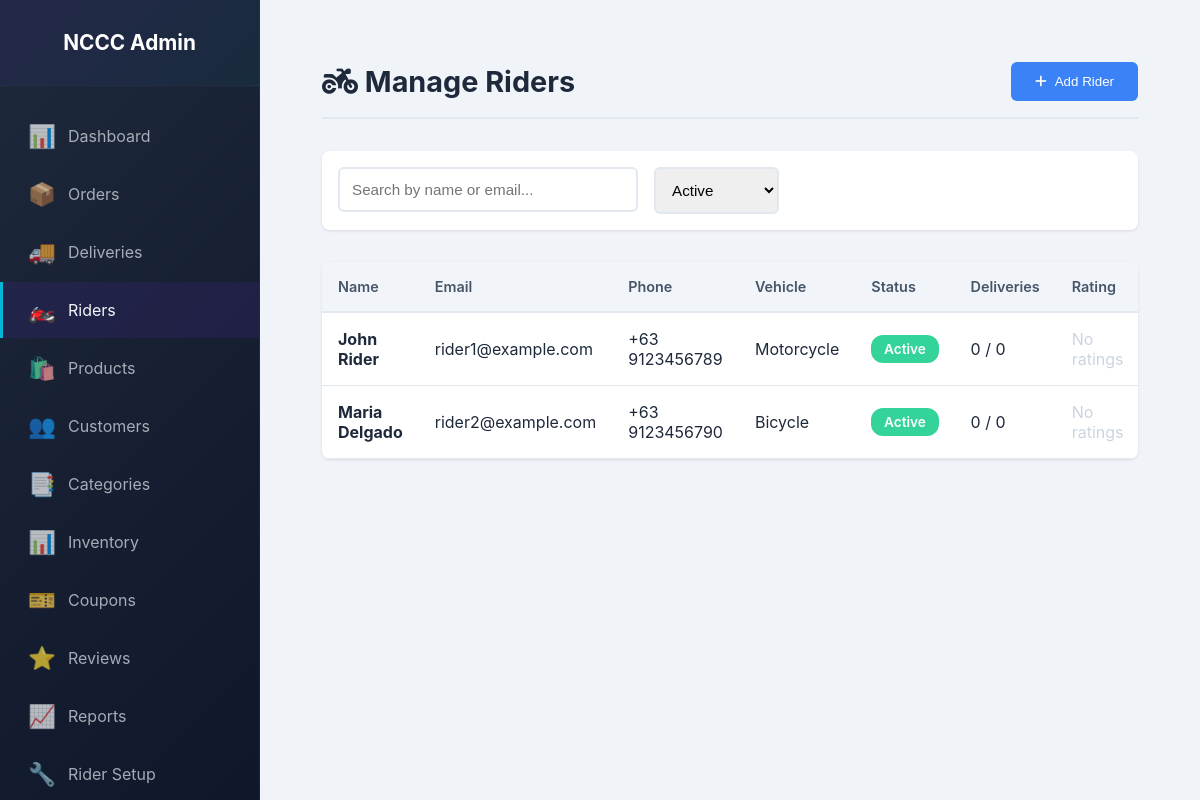
Screenshot of /admin/riders.php?filter_status=active (signed in) with the database file from the repository.
### tables this page shows
CREATE TABLE `riders` (
  `rider_id` int(11) NOT NULL,
  `first_name` varchar(100) NOT NULL,
  `last_name` varchar(100) NOT NULL,
  `email` varchar(100) NOT NULL,
  `phone` varchar(20) NOT NULL,
  `password_hash` varchar(255) NOT NULL,
  `vehicle_type` enum('motorcycle','bicycle','car','truck') NOT NULL,
  `vehicle_plate` varchar(20) DEFAULT NULL,
  `status` enum('active','inactive','suspended') DEFAULT 'active',
  `is_verified` tinyint(1) DEFAULT 0,
  `rating` decimal(3,2) DEFAULT 0.00,
  `total_deliveries` int(11) DEFAULT 0,
  `completed_deliveries` int(11) DEFAULT 0,
  `created_at` timestamp NOT NULL DEFAULT current_timestamp(),
  `updated_at` timestamp NOT NULL DEFAULT current_timestamp() ON UPDATE current_timestamp()
);

### admin/riders.php (the view, shortened to what this page needs)
<?php
$conn = getDBConnection();
$search = $_GET['search'] ?? '';
$filter_status = $_GET['filter_status'] ?? '';
$where_clause = "";
$params = [];
$types = "";
if (!empty($filter_status)) {
    if (empty($where_clause)) {
        $where_clause = " WHERE status = ?";
    } else {
        $where_clause .= " AND status = ?";
    }
    $params[] = $filter_status;
    $types .= "s";
}
$query = "SELECT * FROM riders $where_clause ORDER BY created_at DESC";
$stmt = $conn->prepare($query);
if (!empty($params)) {
    $stmt->bind_param($types, ...$params);
}
$stmt->execute();
$result = $stmt->get_result();
$riders = [];
while ($row = $result->fetch_assoc()) {
    $riders[] = $row;
}
?>
<!DOCTYPE html>
<html lang="en">
<head>
    <link rel="stylesheet" href="../admin/admin-styles.css">
    <link rel="stylesheet" href="https://cdnjs.cloudflare.com/ajax/libs/font-awesome/6.4.0/css/all.min.css">
</head>
<body>
    <div class="admin-wrapper">
        <?php include 'sidebar.php'; ?>
        <main class="admin-main">
            <div class="riders-container">
        <div class="page-header">
            <h1><i class="fas fa-motorcycle"></i> Manage Riders</h1>
            <button class="btn-primary" onclick="openAddModal()">
                <i class="fas fa-plus"></i> Add Rider
            </button>
        </div>
        <div class="controls">
            <div class="search-box">
                <form method="GET" style="display: flex;">
                    <input type="text" name="search" placeholder="Search by name or email..." value="<?php echo htmlspecialchars($search); ?>">
                </form>
            </div>
            <select class="filter-select" onchange="location.href='?filter_status=' + this.value">
                <option value="active" <?php echo ($filter_status === 'active' ? 'selected' : ''); ?>>Active</option>
            </select>
        </div>
        <?php if (empty($riders)): ?>
            <div class="riders-table">
                <div class="empty-state">
                    <i class="fas fa-inbox"></i>
                    <p>No riders found</p>
                </div>
            </div>
        <?php else: ?>
            <div class="riders-table">
                <table>
                    <thead>
                        <tr>
                            <th>Name</th>
                            <th>Email</th>
                            <th>Phone</th>
                            <th>Vehicle</th>
                            <th>Status</th>
                            <th>Deliveries</th>
                            <th>Rating</th>
                        </tr>
                    </thead>
                    <tbody>
                        <?php foreach ($riders as $rider): ?>
                            <tr>
                                <td><strong><?php echo htmlspecialchars($rider['first_name'] . ' ' . $rider['last_name']); ?></strong></td>
                                <td><?php echo htmlspecialchars($rider['email']); ?></td>
                                <td><?php echo htmlspecialchars($rider['phone']); ?></td>
                                <td><?php echo htmlspecialchars(ucfirst($rider['vehicle_type'])); ?></td>
                                <td>
                                    <span class="status-badge <?php echo $rider['status']; ?>">
                                        <?php echo ucfirst($rider['status']); ?>
                                    </span>
                                </td>
                                <td><?php echo $rider['completed_deliveries'] . ' / ' . $rider['total_deliveries']; ?></td>
                                <td>
                                    <?php if ($rider['total_deliveries'] > 0): ?>
                                        <span style="color: #f59e0b;">★</span> <?php echo number_format($rider['rating'], 1); ?>
                                    <?php else: ?>
                                        <span style="color: #cbd5e1;">No ratings</span>
                                    <?php endif; ?>
                                </td>
                            </tr>
                        <?php endforeach; ?>
                    </tbody>
                </table>
            </div>
        <?php endif; ?>
    </div>
        </main>
    </div>
</body>
</html>

### admin/admin-styles.css (style rules this page uses)
* { margin: 0; padding: 0; box-sizing: border-box; }
html, body { overflow-x: hidden; }
body { font-family: 'Inter', -apple-system, BlinkMacSystemFont, 'Segoe UI', Roboto, 'Helvetica Neue', Arial, sans-serif; background: #f0f4f8; color: #1e293b; }
.admin-wrapper { display: flex; min-height: 100vh; }
.admin-main { margin-left: 80px; flex: 1; padding: 30px; width: 100%; min-width: 0; transition: margin-left 0.4s cubic-bezier(0.4, 0, 0.2, 1); }
.status-badge { padding: 6px 14px; border-radius: 20px; font-size: 0.75rem; font-weight: 600; display: inline-block; text-transform: capitalize; white-space: nowrap; }
.btn-primary { background: linear-gradient(135deg, #5b21b6, #06b6d4); color: white; }
.search-box { position: relative; flex: 1; max-width: 300px; }
.search-box input { width: 100%; padding: 8px 12px 8px 35px; border: 2px solid #e2e8f0; border-radius: 6px; font-size: 0.9rem; }

### admin/riders.php (style rules this page uses)
.riders-container { padding: 2rem; }
.page-header { display: flex; justify-content: space-between; align-items: center; margin-bottom: 2rem; border-bottom: 2px solid #e2e8f0; padding-bottom: 1rem; }
.page-header h1 { font-size: 1.8rem; color: #1e293b; }
.btn-primary { background: #3b82f6; color: white; padding: 0.75rem 1.5rem; border: none; border-radius: 6px; cursor: pointer; text-decoration: none; display: inline-flex; align-items: center; gap: 0.5rem; font-weight: 500; transition: all 0.3s ease; }
.controls { display: flex; gap: 1rem; margin-bottom: 2rem; flex-wrap: wrap; background: white; padding: 1rem; border-radius: 8px; box-shadow: 0 1px 3px rgba(0, 0, 0, 0.1); }
.search-box { flex: 1; min-width: 250px; }
.search-box input { width: 100%; padding: 0.75rem; border: 2px solid #e2e8f0; border-radius: 6px; font-size: 0.95rem; }
.filter-select { padding: 0.75rem; border: 2px solid #e2e8f0; border-radius: 6px; font-size: 0.95rem; cursor: pointer; }
.riders-table { background: white; border-radius: 8px; overflow: hidden; box-shadow: 0 1px 3px rgba(0, 0, 0, 0.1); }
table { width: 100%; border-collapse: collapse; }
thead { background: #f1f5f9; border-bottom: 2px solid #e2e8f0; }
th { padding: 1rem; text-align: left; font-weight: 600; color: #475569; font-size: 0.9rem; }
td { padding: 1rem; border-bottom: 1px solid #e2e8f0; color: #1e293b; }
.status-badge { display: inline-block; padding: 0.4rem 0.8rem; border-radius: 12px; font-size: 0.85rem; font-weight: 600; color: white; }
.status-badge.active { background: #34d399; }

### rows the page displays
riders: first_name+last_name "John Rider", email "rider1@example.com", phone "+63 9123456789", vehicle_type "Motorcycle", status "Active", completed_deliveries "0", total_deliveries "0", shows "No ratings"
riders: first_name+last_name "Maria Delgado", email "rider2@example.com", phone "+63 9123456790", vehicle_type "Bicycle", status "Active", completed_deliveries "0", total_deliveries "0", shows "No ratings"
